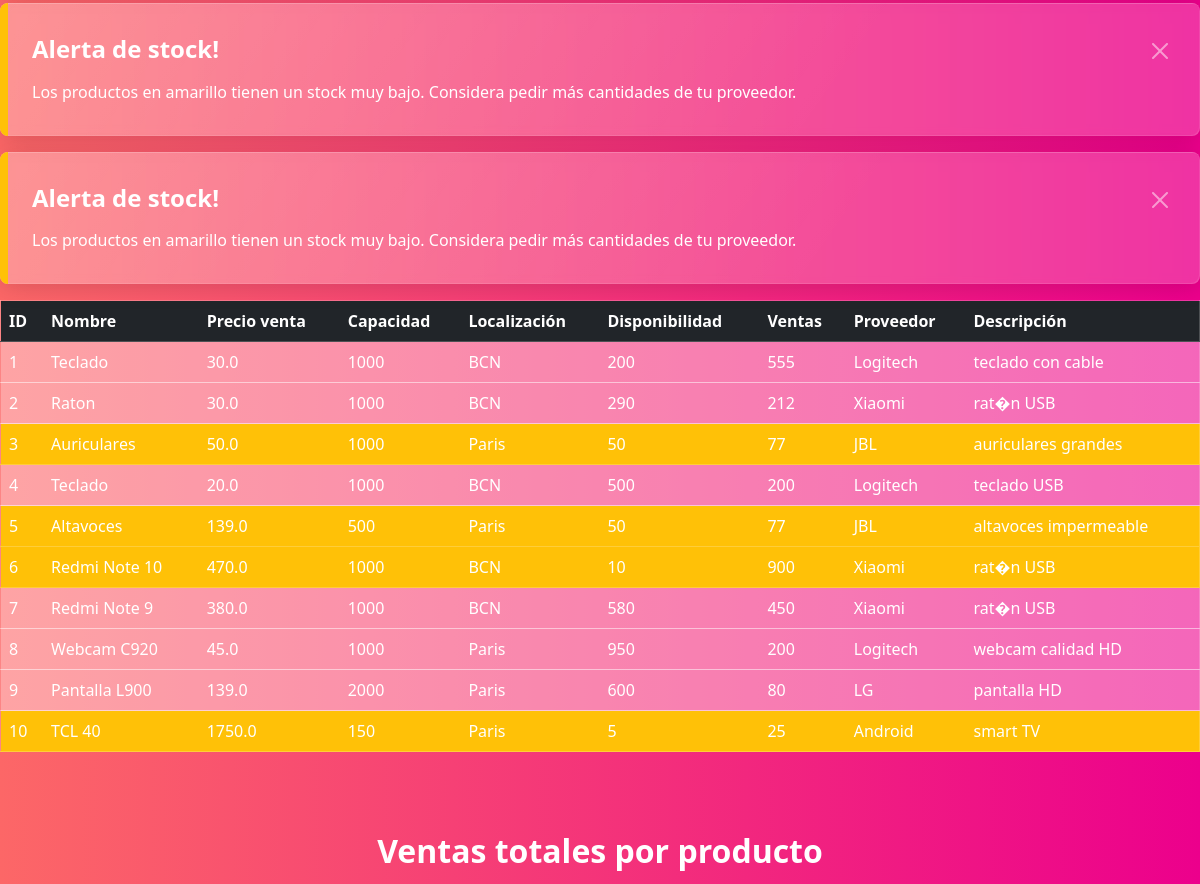
The page /cliente (middle part) on the database as committed earlier.
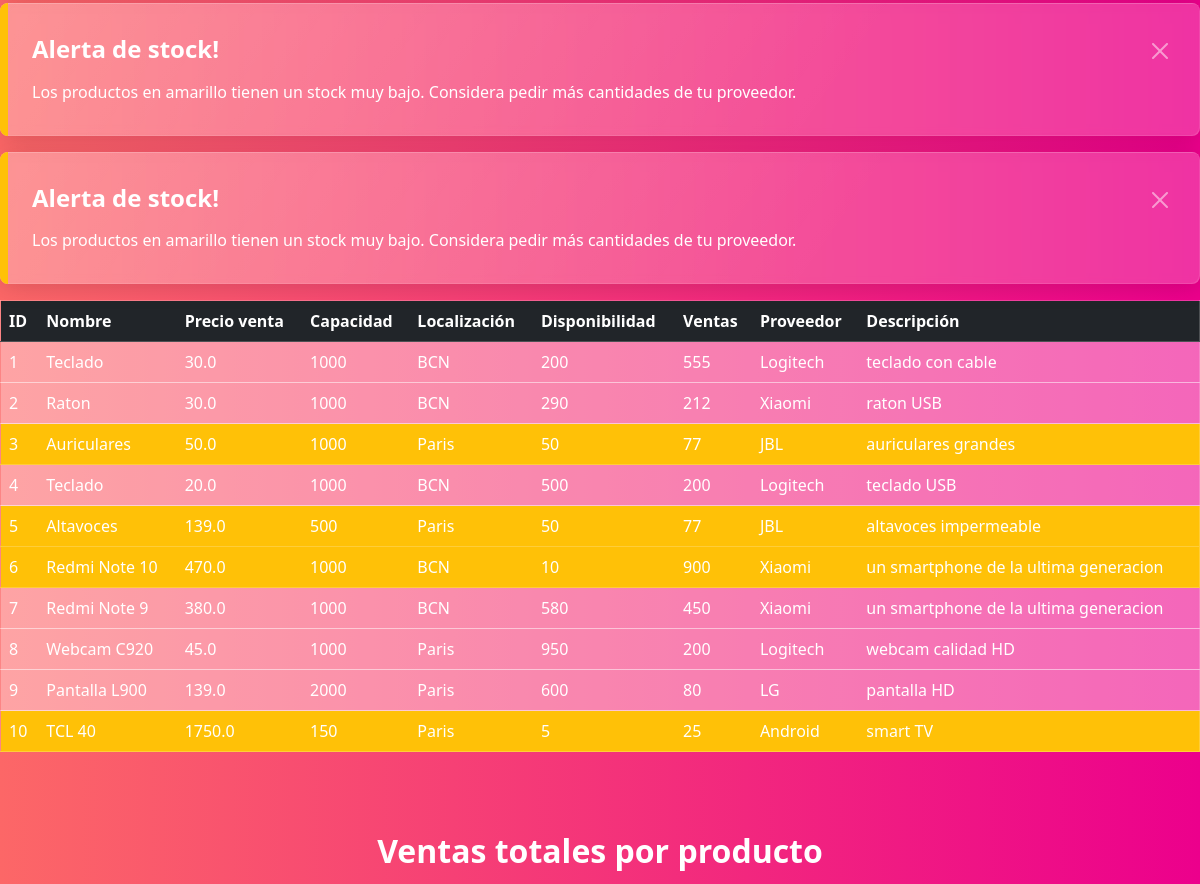
The same page on the database as committed later.
### models.py (models this page shows, shortened)
class Stock(db.Base):
    __tablename__ = "Stock"
    id = Column(Integer, primary_key=True)
    nombre = Column(String(200), nullable=False)
    precio_compra = Column(Float)
    precio_venta = Column(Float)
    lugar = Column(String)
    stock = Column(Integer, nullable=False)
    capacidad = Column(Integer)
    vendidos = Column(Integer)
    descripcion = Column(String)
    proveedor = Column(String)
    telefono = Column(String)
    direccion = Column(String)
    cif = Column(String)
    facturacion = Column(Float)
    descuento = Column(Float)
    iva = Column(Float)
    '''
    def __str__(self):
        return """{}:

        {} euros,
        se encuentra en {},
        hay {} en el stock...

        y se vendieron {} unidades
        {}

        """.format(self.nombre, self.precio, self.lugar, self.stock, self.vendidos, self.descripcion)

    '''

### main.py (the view)
@app.route('/cliente', methods=['GET', 'POST'])
def acceso_cliente():
    todas_las_lineas= db.session.query(Stock).all()
    data = []
    nombre_productos = {}
    for i in todas_las_lineas:
        data.append((i.id, i.nombre, i.precio_venta, i.capacidad, i.lugar, i.stock, i.vendidos, i.proveedor, i.descripcion))
        if i.nombre in nombre_productos:
            nombre_productos[i.nombre] += i.vendidos * i.precio_venta #calcula las ventas de cada producto
        else:
            nombre_productos[i.nombre] = i.vendidos * i.precio_venta
    headings = ("ID", "Nombre", "Precio venta", "Capacidad", "Localización", "Disponibilidad", "Ventas", "Proveedor", "Descripción")
    image = url_for('static', filename='image_cliente.jpg')
    style.use("grayscale")
    fig = plt.figure(figsize=(15, 10))
    ax = fig.add_axes([0, 0, 1, 1])
    productos = nombre_productos.keys()
    vendidos = nombre_productos.values()
    ax.bar(productos, vendidos)
    plt.savefig("static/image_cliente.jpg", bbox_inches='tight', dpi=150)
    plt.title("Ventas totales por producto")
    return render_template("cliente.html", headings=headings, data=data, image=image)

### templates/cliente.html (shortened to what this page needs)
<!DOCTYPE html>
<html lang="es">
<head>
    <link rel="stylesheet" href="{{ url_for ('static', filename='main.css')}}"
    <link rel="stylesheet" href="https://cdn.jsdelivr.net/npm/bootswatch@5.1.3/dist/quartz/bootstrap.min.css">
</head>
<body style="background: #ec008c;  /* fallback for old browsers */
background: -webkit-linear-gradient(to right, #fc6767, #ec008c);  /* Chrome 10-25, Safari 5.1-6 */
background: linear-gradient(to right, #fc6767, #ec008c); /* W3C, IE 10+/ Edge, Firefox 16+, Chrome 26+, Opera 12+, Safari 7+ */">
<main class="card-body">
     <br><br>
            {% if row[3] * 0.1 >= row[5] %}
                <div class="alert alert-dismissible alert-warning">
                    <button type="button" class="btn-close" data-bs-dismiss="alert"></button>
                    <h4 class="alert-heading">Alerta de stock!</h4>
                    <p class="mb-0">Los productos en amarillo tienen un stock muy bajo. Considera pedir más cantidades de tu proveedor.</p>
                </div>
            {% endif %}
    <table class="table table-hover" border="1">
        <tr class="table-dark">
            {% for header in headings %}
            <th>
                {{ header }}
            </th>
            {% endfor %}
        </tr>
        {% for row in data %}
            {% if row[3] * 0.1 < row[5] %}
                <tr class="table-secondary">
                    {% for cell in row %}
                    <td>{{ cell }}</td>
                    {% endfor %}
                </tr>
            {% else %}
                <tr class="table-warning">
                    {% for cell in row %}
                    <td>{{ cell }}</td>
                    {% endfor %}
                </tr>
            {% endif %}
        {% endfor %}
    </table>
    <br><br>
         <h2 style="text-align:center">Ventas totales por producto</h2>
</main>
</body>
</html>

### static/main.css (style rules this page uses)
body { vertical-allign: middle; }

Rows that differ between the two databases and show on the page:
changed Stock "Redmi Note 10": descripcion "rat�n USB" → "un smartphone de la ultima generacion"
changed Stock "Raton": descripcion "rat�n USB" → "raton USB"
changed Stock "Redmi Note 9": descripcion "rat�n USB" → "un smartphone de la ultima generacion"
